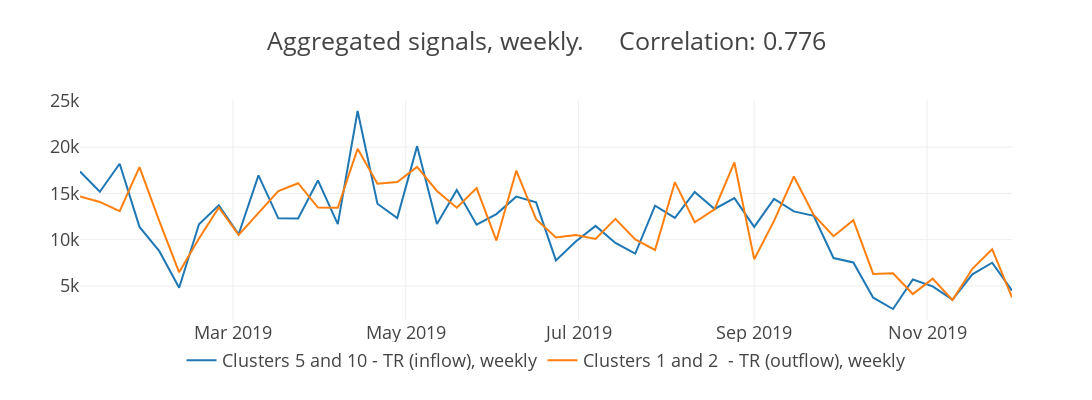

The cell this chart's notebook holds for it:
### Code cell
# ~Sales both
cur_result = constructSignals(df_all, shift=(0, -2), query=[{"select": [5, 10], 
                              "_with": {"FA_Name": "TradeReceivables", "flow": "inflow"}}, 
                                {"select": [1, 2], "_with": {"FA_Name": "TradeReceivables", "flow": "outflow"}}], on="label", agg_period="W", 
                    title="img/Modelling/Latest/aFSN_TR_v2_",
                    legend=["Clusters 5 and 10 - TR (inflow)", "Clusters 1 and 2  - TR (outflow)"],
                metric="RMSE")
TR_DF = TR_DF.append(cur_result.assign(Model="Predicted labels FSN model"))
# Sales 6
# ~Sales both
cur_result = constructSignals(df_all, shift=(0, -2), query=[{"select": [5], 
                              "_with": {"FA_Name": "TradeReceivables", "flow": "inflow"}}, 
                                {"select": [1], "_with": {"FA_Name": "TradeReceivables", "flow": "outflow"}}], on="label", agg_period="D", 
                    title="img/Modelling/Latest/aFSN_TR_v2_6_",
                    legend=["Cluster 5 - TR (inflow)", "Cluster 1 - TR (outflow)"],
                metric="RMSE")
TR_DF = TR_DF.append(cur_result.assign(Model="Predicted labels FSN model, finer structure"))

### Figure 1 — Plotly figure (JSON) as saved in the notebook; plotly's stock layout.template omitted (floating-point values rounded to 4 significant figures)
{"data": [{"name": "Clusters 5 and 10 - TR (inflow), weekly", "type": "scatter", "uid": "c3e96264-1a48-4826-84bf-bdc9d48d2f6d", "x": ["2019-01-06", "2019-01-13", "2019-01-20", "2019-01-27", "2019-02-03", "2019-02-10", "2019-02-17", "2019-02-24", "2019-03-03", "2019-03-10", "2019-03-17", "2019-03-24", "2019-03-31", "2019-04-07", "2019-04-14", "2019-04-21", "2019-04-28", "2019-05-05", "2019-05-12", "2019-05-19", "2019-05-26", "2019-06-02", "2019-06-09", "2019-06-16", "2019-06-23", "2019-06-30", "2019-07-07", "2019-07-14", "2019-07-21", "2019-07-28", "2019-08-04", "2019-08-11", "2019-08-18", "2019-08-25", "2019-09-01", "2019-09-08", "2019-09-15", "2019-09-22", "2019-09-29", "2019-10-06", "2019-10-13", "2019-10-20", "2019-10-27", "2019-11-03", "2019-11-10", "2019-11-17", "2019-11-24", "2019-12-01"], "y": [17370.0, 15180.0, 18210.0, 11380.0, 8757.0, 4808.0, 11660.0, 13730.0, 10590.0, 16960.0, 12310.0, 12290.0, 16400.0, 11680.0, 23910.0, 13880.0, 12330.0, 20110.0, 11700.0, 15370.0, 11620.0, 12760.0, 14650.0, 14030.0, 7756.0, 9791.0, 11490.0, 9648.0, 8489.0, 13670.0, 12340.0, 15160.0, 13320.0, 14500.0, 11380.0, 14400.0, 13050.0, 12570.0, 8013.0, 7539.0, 3731.0, 2505.0, 5691.0, 4951.0, 3518.0, 6254.0, 7509.0, 4495.0]}, {"name": "Clusters 1 and 2  - TR (outflow), weekly", "type": "scatter", "uid": "97e1b225-2c3f-4b5d-a22e-2887d76e6ce6", "x": ["2019-01-06", "2019-01-13", "2019-01-20", "2019-01-27", "2019-02-03", "2019-02-10", "2019-02-17", "2019-02-24", "2019-03-03", "2019-03-10", "2019-03-17", "2019-03-24", "2019-03-31", "2019-04-07", "2019-04-14", "2019-04-21", "2019-04-28", "2019-05-05", "2019-05-12", "2019-05-19", "2019-05-26", "2019-06-02", "2019-06-09", "2019-06-16", "2019-06-23", "2019-06-30", "2019-07-07", "2019-07-14", "2019-07-21", "2019-07-28", "2019-08-04", "2019-08-11", "2019-08-18", "2019-08-25", "2019-09-01", "2019-09-08", "2019-09-15", "2019-09-22", "2019-09-29", "2019-10-06", "2019-10-13", "2019-10-20", "2019-10-27", "2019-11-03", "2019-11-10", "2019-11-17", "2019-11-24", "2019-12-01"], "y": [14670.0, 14080.0, 13080.0, 17840.0, 12000.0, 6470.0, 10120.0, 13480.0, 10520.0, 12910.0, 15240.0, 16100.0, 13470.0, 13450.0, 19830.0, 16050.0, 16240.0, 17860.0, 15270.0, 13450.0, 15570.0, 9899.0, 17450.0, 12210.0, 10240.0, 10510.0, 10080.0, 12250.0, 10030.0, 8888.0, 16220.0, 11880.0, 13290.0, 18340.0, 7891.0, 12030.0, 16830.0, 12670.0, 10370.0, 12100.0, 6296.0, 6360.0, 4120.0, 5791.0, 3466.0, 6848.0, 8973.0, 3755.0]}], "layout": {"font": {"size": 18}, "height": 400, "hovermode": "closest", "legend": {"font": {"size": 18}, "orientation": "h", "x": 0.5, "xanchor": "center", "y": -0.1}, "showlegend": true, "title": {"text": "Aggregated signals, weekly.     Correlation: 0.776"}, "width": 1200}}
